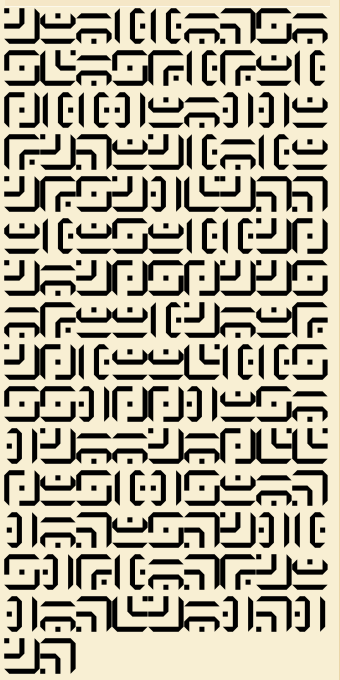
#> input picture 404th-archive/glyphs.png, 340 x 680 px
$ python solve.py
#> lines starting #> are read from the running program, lines starting #| are printed output that depends on the picture; after the words box and inside, x2 and y2 are one past the last pixel; in counts of white or black regions, pixels touching at a corner belong together
#!/usr/bin/env python3
"""Th3_404th_4rch1v3 solver: Sheikah digits -> decimal -> base36 -> hex -> ASCII."""
import sys
import numpy as np
from PIL import Image

# Glyph cells are 36x37 px on a 42 px row pitch, 9 per row, starting at (x=4, y=9).
# Reference glyphs are taken from the image itself; this maps each glyph (by its
# first occurrence order) to its Sheikah digit (Zelda: BotW numerals).
FIRST_SEEN_TO_DIGIT = [1, 2, 8, 6, 7, 5, 3, 9, 0, 4]

a = np.array(Image.open(sys.argv[1] if len(sys.argv) > 1 else "glyphs.png").convert("L")) < 100
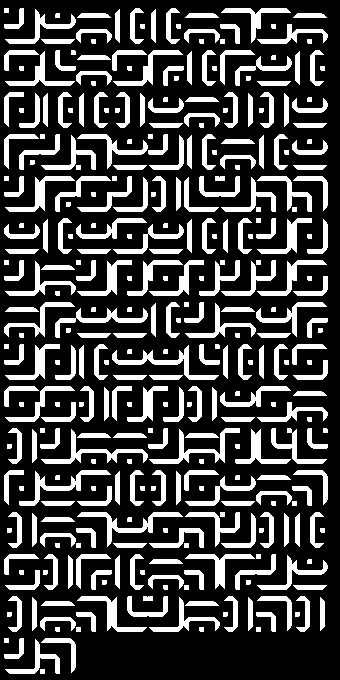
#> a: shape (680, 340) bool; 25.7% white; 351 white regions, largest, box (x1, y1, x2, y2) and area: (112, 345, 219, 380) 746, (77, 512, 183, 547) 746, (149, 428, 240, 464) 714
uniq, digits = [], []
for r in range(16):
    for c in range(9):
        y0, x0 = 9 + 42 * r, 4 + 36 * c
        g = a[y0:y0 + 37, x0:x0 + 36]
        if not g.any():
            continue
        for i, u in enumerate(uniq):
            if (u != g).sum() < 30:
                break
        else:
            uniq.append(g)
            i = len(uniq) - 1
        digits.append(str(FIRST_SEEN_TO_DIGIT[i]))
#> after the loop, digits = 137 items, first 6: '1', '2', '8', '6', '6', '8'; uniq = 10 items

n = int("".join(digits))
b36 = ""
while n:
    n, d = divmod(n, 36)
    b36 = "0123456789abcdefghijklmnopqrstuvwxyz"[d] + b36
#> this loop made 88 passes
#> (d, b36) on passes 1 to 12: (13, 'd'), (7, '7d'), (3, '37d'), (7, '737d'), (3, '3737d'), (7, '73737d'), (5, '573737d'), (6, '6573737d'), (14, 'e6573737d'), (6, '6e6573737d'), (4, '46e6573737d'), (3, '346e6573737d')
#> (n, d) on passes 49 to 54: (709007081808526863331404167356003602383734598717231945957683, 9), (19694641161347968425872337982111211177325961075478665165491, 7), (547073365592999122940898277280866977147943363207740699041, 15), (15196482377583308970580507702246304920776204533548352751, 5), (422124510488425249182791880617952914466005681487454243, 3), (11725680846900701366188663350498692068500157819095951, 7)
print(bytes.fromhex(b36).decode())
#| UNI6CTF{l3ts_giv3s_y0u_s0me_Crypt0_mad4ness}
